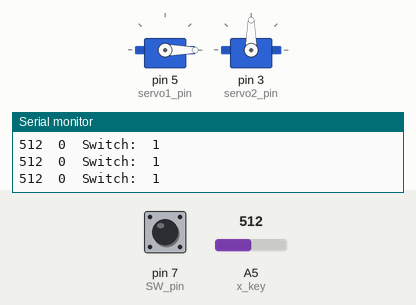
This sketch was run on a simulated Arduino Uno, built with avr-gcc and run on an emulated ATmega328P. Parts: 2 × servo, the last lines printed to the serial monitor. The inputs (shaded band) are chosen by the test bench; at power-on: A5 (x_key) = 512, pin 7 (SW_pin) HIGH. Random numbers use the default seed unless the sketch sets one.

Above: at 1.2 s.
1.3 s: A5 (x_key) set to 693
4.3 s: A5 (x_key) set to 717
At 5.1 s:
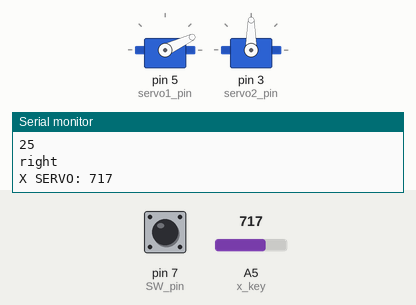
At 5.71 s:
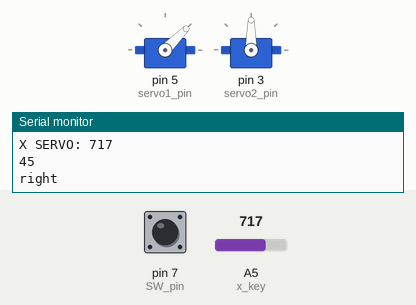
7.3 s: pin 7 (SW_pin) pulled LOW for 3.2 s
12.0 s: pin 7 (SW_pin) pulled LOW for 1 s
15.0 s: pin 7 (SW_pin) pulled LOW for 0.15 s
At 16.0 s:
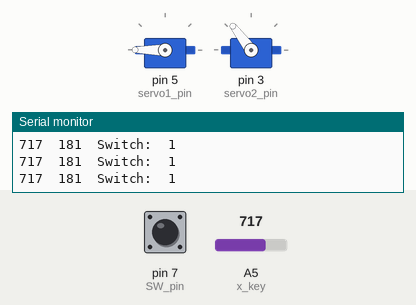
18.1 s: A5 (x_key) set to 417
21.1 s: A5 (x_key) set to 386
At 25.61 s:
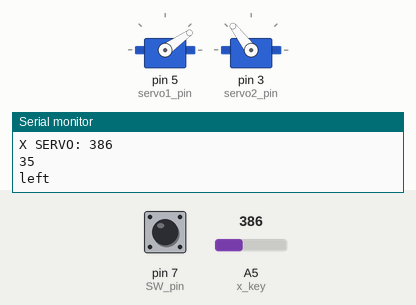
Timing chart, 0 to 27.2 s (numbered marks = the images above; inputs shaded):
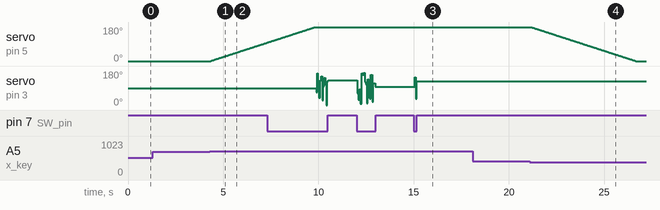

The sketch:

Cannon_Code.ino
```cpp
#include <Servo.h>//CANON
Servo servo1;
Servo servo2;
int x_key = A5;//SERVO

int x_SERVO;//

int servo1_pin = 5;
int servo2_pin = 3;

int val = 0;
int val1 = 0;
const int SW_pin = 7; // digital pin connected to switch output
int num;

void setup ( ) {
  Serial.begin (9600) ;
  pinMode(SW_pin, INPUT);
  digitalWrite(SW_pin, HIGH);

  servo1.attach (servo1_pin ) ;
  servo2.attach (servo2_pin ) ;
  servo1.write (val);
  servo2.write (val1);
  pinMode (x_key, INPUT) ;
  servo1.write(val);
  servo2.write(90);

}

void loop ( )
{
  x_SERVO = analogRead (x_key) ;
  //Serial.println(x_pos_1);
  //Serial.println(y_pos_1);
  Serial.print(x_SERVO + String("  "));
  Serial.print(val + String("  "));
  Serial.print("Switch:  ");
  Serial.println(digitalRead(SW_pin));


  //SERVO FOR GOALIE

  if (x_SERVO > 700)
  {

    while(val<=180)
    {x_SERVO = analogRead (x_key) ;
    if(x_SERVO<=700)
    {
      break;
    }
    val = val + 1;
    delay(15);

    servo1.write(val);
    delay(15);
    Serial.println(val);

    Serial.println("right");
    Serial.println(String("X SERVO: ")+x_SERVO);

    // waits for the servo to get there
    //    servo1.write(val);                  // sets the servo position
    //    delay(15);                           // waits for the servo to get there
    }

  }

  if (x_SERVO <= 400)
  {

    while(val>=0)
    {x_SERVO = analogRead (x_key) ;
      if(x_SERVO>400)
      {
        break;
      }
    val = val - 1;
    delay(15);
    servo1.write(val);
    Serial.println(val);
    delay(15);
    Serial.println("left");
    Serial.println(String("X SERVO: ")+x_SERVO);
    //      servo1.write(val);                  // sets the servo position
    //      delay(15);                           // waits for the servo to get there */
    }

  }

  if (digitalRead(SW_pin) == 0)
  {
    Serial.println("CANON SHOOT move");
    delay(15);
    num = random(180);
    servo2.write(num);
    delay(15);
    Serial.println("csnon shoot");

    delay(15);

  }


}
```

Measured:
- the behaviour switches between 700 and 701 on A5 (x_key) (found by bisection; images 0 and 1)
- the behaviour switches between 401 and 400 on A5 (x_key) (found by bisection; images 3 and 4)
- after the input at 4.3 s, servo on pin 5 (servo1_pin): moves from 0° to 97° over 2.9 s, starting at once
- after the input at 15.0 s, servo on pin 3 (servo2_pin): 97° → 127° after 0.05 s
- after the input at 21.1 s, servo on pin 5 (servo1_pin): moves from 180° to 0° over 5.5 s, starting after 0.07 s
